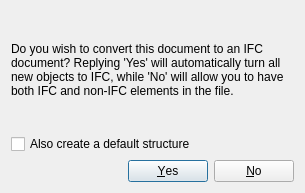
<?xml version="1.0" encoding="UTF-8"?>
<ui version="4.0">
 <class>Dialog</class>
 <widget class="QDialog" name="Dialog">
  <property name="geometry">
   <rect>
    <x>0</x>
    <y>0</y>
    <width>305</width>
    <height>193</height>
   </rect>
  </property>
  <property name="windowTitle">
   <string>Single IFC document</string>
  </property>
  <layout class="QVBoxLayout" name="verticalLayout">
   <item>
    <widget class="QLabel" name="label">
     <property name="text">
      <string>Do you wish to convert this document to an IFC document? Replying 'Yes' will automatically turn all new objects to IFC, while 'No' will allow you to have both IFC and non-IFC elements in the file.</string>
     </property>
     <property name="wordWrap">
      <bool>true</bool>
     </property>
    </widget>
   </item>
   <item>
    <widget class="QCheckBox" name="checkStructure">
     <property name="toolTip">
      <string>Add a default building structure (IfcSite, IfcBuilding and IfcBuildingStorey). You can also add the structure manually later.</string>
     </property>
     <property name="text">
      <string>Also create a default structure</string>
     </property>
    </widget>
   </item>
   <item>
    <widget class="QDialogButtonBox" name="buttonBox">
     <property name="orientation">
      <enum>Qt::Horizontal</enum>
     </property>
     <property name="standardButtons">
      <set>QDialogButtonBox::No|QDialogButtonBox::Yes</set>
     </property>
    </widget>
   </item>
  </layout>
 </widget>
 <resources/>
 <connections>
  <connection>
   <sender>buttonBox</sender>
   <signal>accepted()</signal>
   <receiver>Dialog</receiver>
   <slot>accept()</slot>
   <hints>
    <hint type="sourcelabel">
     <x>248</x>
     <y>254</y>
    </hint>
    <hint type="destinationlabel">
     <x>157</x>
     <y>274</y>
    </hint>
   </hints>
  </connection>
  <connection>
   <sender>buttonBox</sender>
   <signal>rejected()</signal>
   <receiver>Dialog</receiver>
   <slot>reject()</slot>
   <hints>
    <hint type="sourcelabel">
     <x>316</x>
     <y>260</y>
    </hint>
    <hint type="destinationlabel">
     <x>286</x>
     <y>274</y>
    </hint>
   </hints>
  </connection>
 </connections>
</ui>
